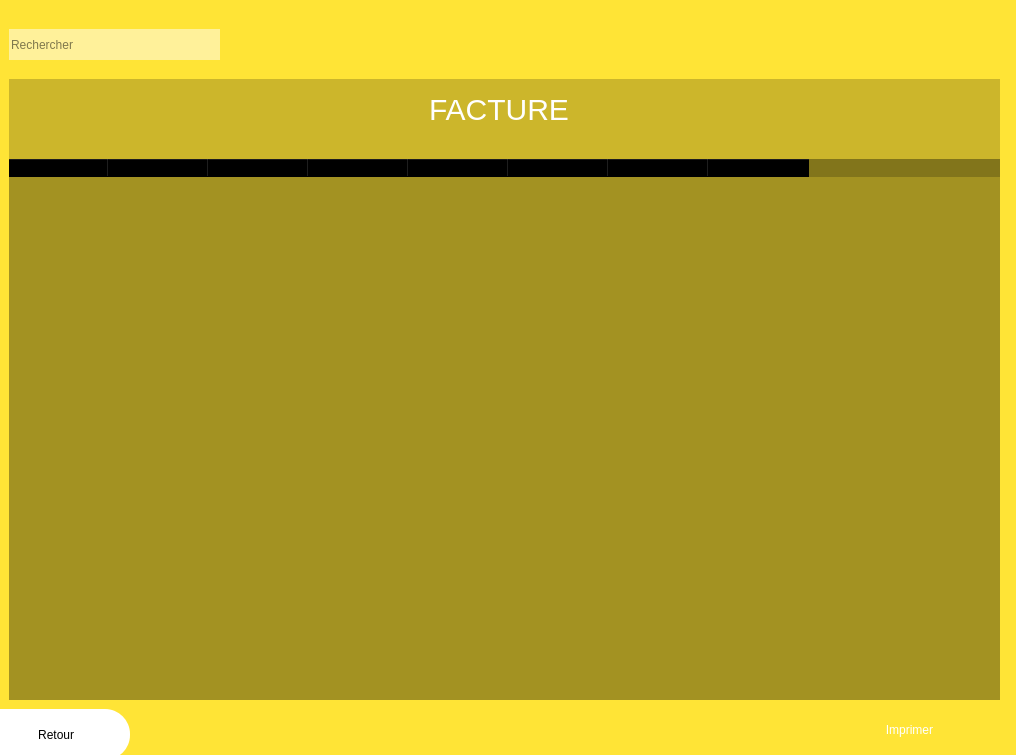
<?xml version="1.0" encoding="UTF-8"?>
<ui version="4.0">
 <class>Imprimer</class>
 <widget class="QMainWindow" name="Imprimer">
  <property name="geometry">
   <rect>
    <x>0</x>
    <y>0</y>
    <width>1016</width>
    <height>755</height>
   </rect>
  </property>
  <property name="windowTitle">
   <string>MainWindow</string>
  </property>
  <widget class="QWidget" name="centralwidget">
   <widget class="QFrame" name="frame">
    <property name="geometry">
     <rect>
      <x>-1</x>
      <y>-1</y>
      <width>1281</width>
      <height>801</height>
     </rect>
    </property>
    <property name="styleSheet">
     <string notr="true">background-color: rgb(255,228,54)</string>
    </property>
    <property name="frameShape">
     <enum>QFrame::StyledPanel</enum>
    </property>
    <property name="frameShadow">
     <enum>QFrame::Raised</enum>
    </property>
    <widget class="QFrame" name="frame_haut">
     <property name="geometry">
      <rect>
       <x>-200</x>
       <y>0</y>
       <width>1271</width>
       <height>71</height>
      </rect>
     </property>
     <property name="styleSheet">
      <string notr="true">border:none</string>
     </property>
     <property name="frameShape">
      <enum>QFrame::StyledPanel</enum>
     </property>
     <property name="frameShadow">
      <enum>QFrame::Raised</enum>
     </property>
     <widget class="QPushButton" name="pushButton">
      <property name="geometry">
       <rect>
        <x>1140</x>
        <y>0</y>
        <width>81</width>
        <height>71</height>
       </rect>
      </property>
      <property name="text">
       <string/>
      </property>
      <property name="icon">
       <iconset>
        <normaloff>../fermerIcon-removebg-preview.png</normaloff>../fermerIcon-removebg-preview.png</iconset>
      </property>
      <property name="iconSize">
       <size>
        <width>60</width>
        <height>80</height>
       </size>
      </property>
     </widget>
     <widget class="QPushButton" name="pushButton_2">
      <property name="geometry">
       <rect>
        <x>1032</x>
        <y>0</y>
        <width>91</width>
        <height>71</height>
       </rect>
      </property>
      <property name="text">
       <string/>
      </property>
      <property name="icon">
       <iconset>
        <normaloff>../pngtree-fullscreen--icon-in-trendy-style-isolated-background-png-image_1566064-removebg-preview.png</normaloff>../pngtree-fullscreen--icon-in-trendy-style-isolated-background-png-image_1566064-removebg-preview.png</iconset>
      </property>
      <property name="iconSize">
       <size>
        <width>60</width>
        <height>80</height>
       </size>
      </property>
     </widget>
     <widget class="QPushButton" name="pushButton_3">
      <property name="geometry">
       <rect>
        <x>920</x>
        <y>0</y>
        <width>91</width>
        <height>71</height>
       </rect>
      </property>
      <property name="styleSheet">
       <string notr="true"/>
      </property>
      <property name="text">
       <string/>
      </property>
      <property name="icon">
       <iconset>
        <normaloff>../red-removebg-preview.png</normaloff>../red-removebg-preview.png</iconset>
      </property>
      <property name="iconSize">
       <size>
        <width>60</width>
        <height>80</height>
       </size>
      </property>
     </widget>
     <widget class="QLineEdit" name="lineEdit_16">
      <property name="geometry">
       <rect>
        <x>210</x>
        <y>30</y>
        <width>211</width>
        <height>31</height>
       </rect>
      </property>
      <property name="styleSheet">
       <string notr="true">background-color:rgba(255,255,255,0.5);</string>
      </property>
      <property name="placeholderText">
       <string>Rechercher</string>
      </property>
     </widget>
     <widget class="QPushButton" name="pushButton_5">
      <property name="geometry">
       <rect>
        <x>400</x>
        <y>10</y>
        <width>81</width>
        <height>71</height>
       </rect>
      </property>
      <property name="styleSheet">
       <string notr="true">background-color:none
</string>
      </property>
      <property name="text">
       <string/>
      </property>
      <property name="icon">
       <iconset>
        <normaloff>../recherche-removebg-preview.png</normaloff>../recherche-removebg-preview.png</iconset>
      </property>
      <property name="iconSize">
       <size>
        <width>30</width>
        <height>40</height>
       </size>
      </property>
     </widget>
    </widget>
    <widget class="QFrame" name="frame_3">
     <property name="geometry">
      <rect>
       <x>10</x>
       <y>80</y>
       <width>991</width>
       <height>621</height>
      </rect>
     </property>
     <property name="styleSheet">
      <string notr="true">background-color:rgba(0,0,0,0.2);
border-radius:0px;
</string>
     </property>
     <property name="frameShape">
      <enum>QFrame::StyledPanel</enum>
     </property>
     <property name="frameShadow">
      <enum>QFrame::Raised</enum>
     </property>
     <widget class="QLabel" name="label_12">
      <property name="geometry">
       <rect>
        <x>420</x>
        <y>10</y>
        <width>361</width>
        <height>41</height>
       </rect>
      </property>
      <property name="styleSheet">
       <string notr="true">background-color:none;
border:none;
font:90 30pt &quot;metropolis&quot;;
font-size:30px;
color:white</string>
      </property>
      <property name="text">
       <string>FACTURE</string>
      </property>
     </widget>
     <widget class="QTableWidget" name="tableWidget">
      <property name="geometry">
       <rect>
        <x>0</x>
        <y>80</y>
        <width>991</width>
        <height>541</height>
       </rect>
      </property>
      <property name="styleSheet">
       <string notr="true">border-radius:0px</string>
      </property>
      <column>
       <property name="text">
        <string>num_facture</string>
       </property>
      </column>
      <column>
       <property name="text">
        <string>Date de facture</string>
       </property>
      </column>
      <column>
       <property name="text">
        <string>Nom du client</string>
       </property>
      </column>
      <column>
       <property name="text">
        <string>Nom de l'article</string>
       </property>
      </column>
      <column>
       <property name="text">
        <string>Description</string>
       </property>
      </column>
      <column>
       <property name="text">
        <string>Quantité</string>
       </property>
      </column>
      <column>
       <property name="text">
        <string>Prix unitaire</string>
       </property>
      </column>
      <column>
       <property name="text">
        <string>Montant Total</string>
       </property>
      </column>
     </widget>
    </widget>
    <widget class="QPushButton" name="pushButton_20">
     <property name="geometry">
      <rect>
       <x>-50</x>
       <y>710</y>
       <width>181</width>
       <height>51</height>
      </rect>
     </property>
     <property name="styleSheet">
      <string notr="true">background-color:white;
color:black;
border-radius:25px;
font:90 18pt &quot;metropolis&quot;;</string>
     </property>
     <property name="text">
      <string>          Retour</string>
     </property>
    </widget>
    <widget class="QPushButton" name="pushButton_11">
     <property name="geometry">
      <rect>
       <x>820</x>
       <y>710</y>
       <width>181</width>
       <height>41</height>
      </rect>
     </property>
     <property name="styleSheet">
      <string notr="true">QPushButton{
background-color:#FFE436;
border-top-left-radius:20px;
border-bottom-left-radius:20px;
color:rgb(255,255,255);
font:77 21pt &quot;metropolis&quot;;
border-radius:15px


}
QPushButton:hover{
background-color:white;
border-radius:15px;
color:rgb(0,0,0);
font:77 18pt &quot;metropolis&quot;;


}
</string>
     </property>
     <property name="text">
      <string>Imprimer</string>
     </property>
    </widget>
   </widget>
  </widget>
 </widget>
 <resources>
  <include location="../res.qrc"/>
 </resources>
 <connections/>
</ui>
